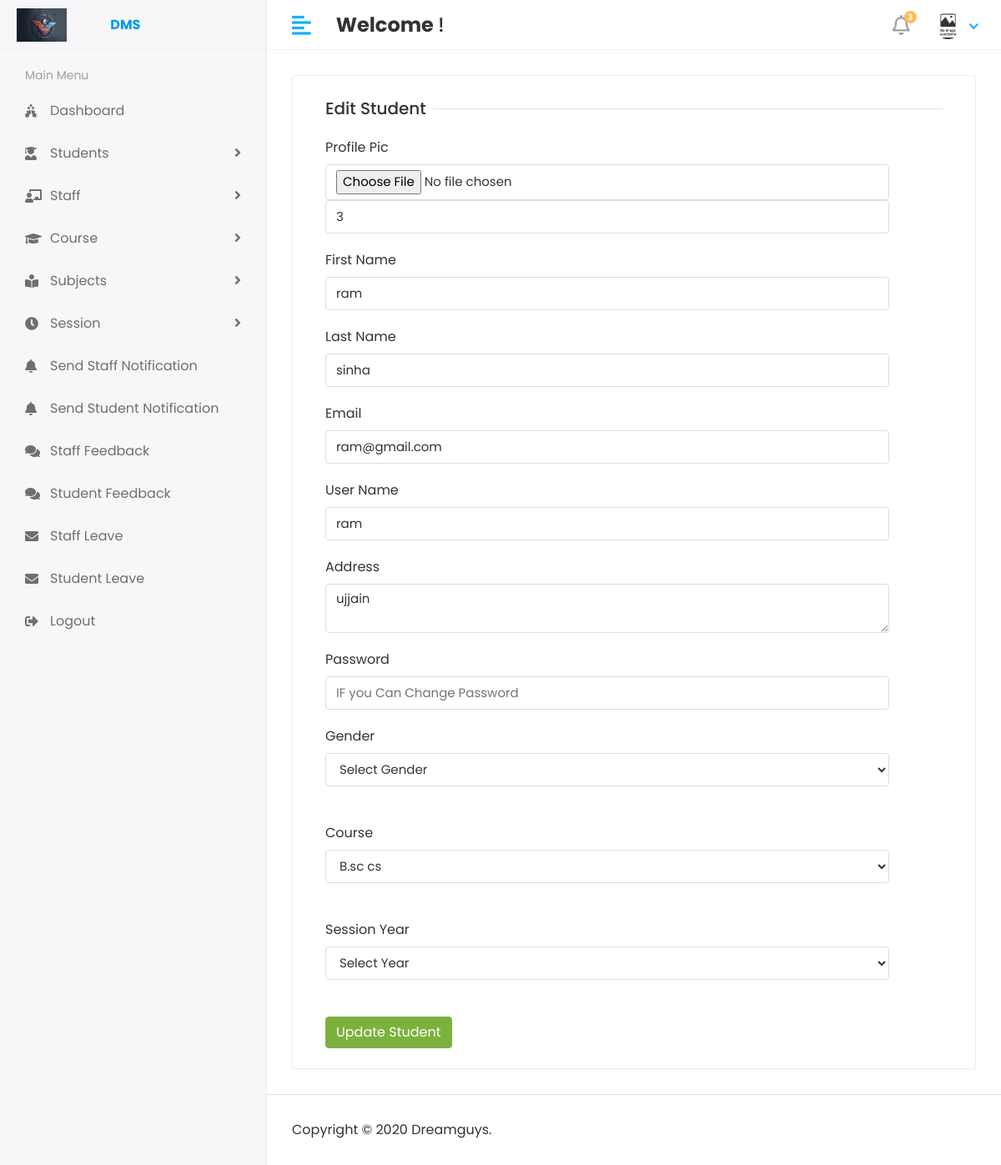
The app's page /Hod/Student/Edit/1 (signed in) with its own data.
### app/models.py (models this page shows, shortened)
class Student(models.Model):
    admin = models.OneToOneField(CustomUser,on_delete=models.CASCADE)
    address = models.TextField()
    gender = models.CharField(max_length=100)
    course_id = models.ForeignKey(Course,on_delete=models.DO_NOTHING)
    session_year_id = models.ForeignKey(Session_Year,on_delete=models.DO_NOTHING)
    created_at = models.DateTimeField(auto_now_add=True)
    update_at = models.DateTimeField(auto_now=True)

class CustomUser(AbstractUser):
    USER = (
        (1,'HOD'),
        (2,'STAFF'),
        (3,'STUDENT'),
    )
    user_type = models.CharField(choices=USER,max_length=50,default=1)
    profile_pic  = models.ImageField(upload_to='media/profile_pic')

### app/Hod_Views.py (the view)
# urls.py: path('Hod/Student/Edit/<str:id>',Hod_Views.EDIT_STUDENT,name='edit_student'),
@login_required(login_url='/')
def EDIT_STUDENT(request,id):
    student = Student.objects.filter(id=id)
    course = Course.objects.all()
    session_year = Session_Year.objects.all()
    context = {
        'student' : student,
        'course' :course,
        'session_year' : session_year
    }
    return render(request,'Hod/edit_student.html',context)

### templates/Hod/edit_student.html (shortened to what this page needs)
{% extends 'base.html' %}
{% block content %}
    <div class="content container-fluid">
      <div class="row">
        <div class="col-sm-12">
          <div class="card">
            <div class="card-body">
              <form action="{% url 'update_student' %}" method="post" enctype="multipart/form-data">
                  {% for e in student %}
                  <div class="col-12">
                    <h5 class="form-title"><span>Edit Student</span></h5>
                  </div>
                  <div class=" col-sm-11">
                    <div class="form-group">
                      <label>Profile Pic</label>
                      <input type="file" class="form-control" name="profile_pic" accept="image/jpg , image/jpg , image/png" />
                      <input type="text" class="form-control" name="student_id" value="{{e.admin.id}}" />
                    </div>
                  </div>
                  <div class=" col-sm-11">
                    <div class="form-group">
                      <label>First Name</label>
                      <input type="text" class="form-control" name="first_name" value="{{ e.admin.first_name}}"  />
                    </div>
                  </div>
                  <div class=" col-sm-11">
                    <div class="form-group">
                      <label>Last Name</label>
                      <input type="text" class="form-control" name="last_name" value="{{ e.admin.last_name}}"  />
                    </div>
                  </div>
                  <div class=" col-sm-11">
                      <div class="form-group">
                        <label>Email</label>
                        <input type="text" class="form-control" name="email" value="{{ e.admin.email}}"  />
                      </div>
                    </div>
                    <div class=" col-sm-11">
                        <div class="form-group">
                          <label>User Name</label>
                          <input type="text" class="form-control" name="username" value="{{ e.admin.username}}"  />
                        </div>
                      </div>
                    <div class=" col-sm-11">
                        <div class="form-group">
                          <label> Address</label>
                          <textarea class="form-control" name="address" >{{ e.address }}</textarea>
                        </div>
                      </div>
                    <div class=" col-sm-11">
                      <div class="form-group">
                        <label>Password</label>
                        <input type="text" class="form-control" name="password" placeholder="IF you Can Change Password"  />
                      </div>
                    </div>
                    <div class=" col-sm-11">
                      <div class="form-group">
                        <label>Gender</label>
                        <select class="form-control" name="gender">
                           <option>Select Gender</option>
                        </select>
                      </div>
                    </div>
                    <br>
                    <div class=" col-sm-11">
                      <div class="form-group">
                        <label>Course</label>
                            <select class="form-control" name="course_id" >
                                {% for c in course %}
                                <option value="{{ c.id}}">{{ c.name }}</option>
                                {% endfor %}
                              </select>
                      </div>
                    </div>
                    <br>
                    <div class=" col-sm-11">
                      <div class="form-group">
                        <label>Session Year</label>
                            <select class="form-control" name="session_year_id" >
                                <option>Select Year</option>
                            </select>
                      </div>
                    </div>
                    <br>
                  <div class="col-12">
                    <button type="submit" class="btn btn-success">Update Student</button>
                  </div>
                </div>
                {% endfor %}
            </div>
          </div>
        </div>
      </div>
    {% endblock content %}

### static/assets/css/style.css (style rules this page uses)
html { height: 100%; }
body { background-color: #fff; color: #333; font-family: 'Poppins', sans-serif; font-size: 1rem; height: 100%; line-height: 1.5; overflow-x: hidden; }
h1, h2, h3, h4, h5, h6 { font-family: 'Poppins', sans-serif; margin-top: 0; }
.form-control { border: 1px solid #ddd; box-shadow: none; color: #333; font-size: 15px; height: 40px; }
input, button, a { transition: all 0.4s ease; -moz-transition: all 0.4s ease; -o-transition: all 0.4s ease; -ms-transition: all 0.4s ease; -webkit-transition: all 0.4s ease; }
input, input:focus, button, button:focus { outline: none; }
input[type="file"] { height: auto; min-height: calc(1.5em + .75rem + 2px); }
input[type=text], input[type=password] { -webkit-appearance: none; -moz-appearance: none; appearance: none; }
textarea.form-control { resize: vertical; }
.form-group { margin-bottom: 1.25rem; }
.btn-success { background-color: #7bb13c; border: 1px solid #7bb13c }
.card { border: 1px solid #ececf5; box-shadow: 0 1px 3px 0 rgba(0, 0, 0, 0.03); margin-bottom: 1.875rem; }
.card-body { padding: 1.5rem; }
.page-wrapper > .content { padding: 1.875rem 1.875rem 0; }
.form-title { width: 100%; max-width: 100%; padding: 0; font-size: 1.25rem; font-weight: 500; line-height: inherit; color: #333; white-space: normal; position: relative; display: block; margin-bottom: 20px; }
.form-title:before { content: ""; position: absolute; left: 0px; right: 0px; height: 1px; top: 50%; background-color: rgba(0, 0, 0, 0.1); }
.form-title span { padding: 0px 0.5rem 0 0; background-color: #fff; display: inline-block; z-index: 2; position: relative; }

### records on screen
Student: student_id "3", first_name "ram", last_name "sinha", email "ram@gmail.com", username "ram", address "ujjain"

### other values on screen
form field course_id "B.sc cs"
